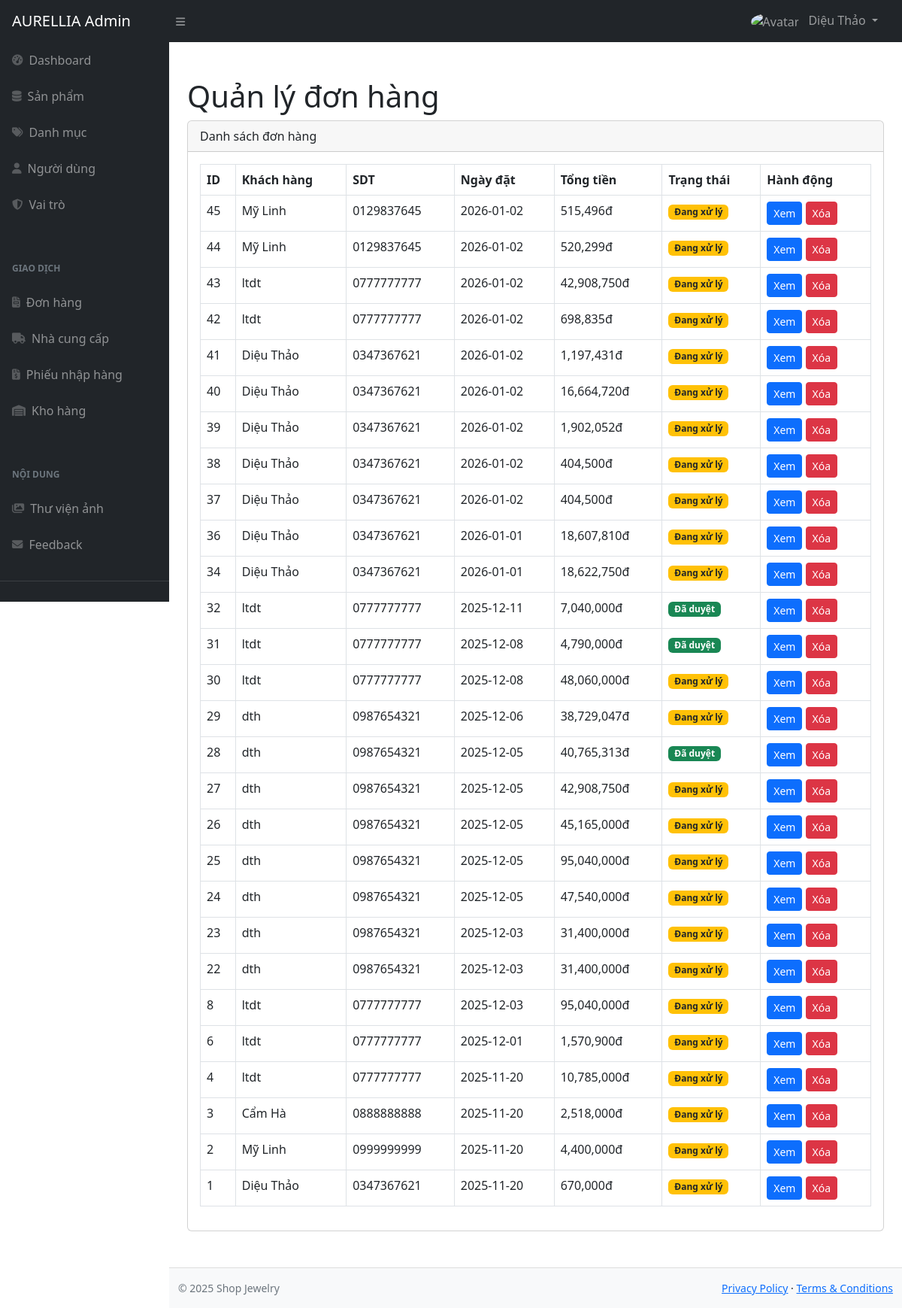
Page /admin/index.php?act=order (signed in) on the committed database.
### tables this page shows
CREATE TABLE `order` (
  `id` int(11) NOT NULL,
  `fullname` varchar(255) NOT NULL,
  `email` varchar(255) DEFAULT NULL,
  `phone_number` varchar(255) NOT NULL,
  `address` varchar(255) NOT NULL,
  `note` varchar(255) DEFAULT NULL,
  `order_date` date DEFAULT NULL,
  `status` int(11) DEFAULT NULL,
  `total_money` int(11) DEFAULT NULL,
  `user_id` int(11) DEFAULT NULL,
  `payment_method` varchar(20) DEFAULT NULL,
  `trans_id` varchar(50) DEFAULT NULL,
  `isDeleted` int(11) DEFAULT NULL
);

### admin/controllers/OrderController.php (called while the page is built, shortened)
<?php
require "models/OrderModel.php";
class OrderController {
    private $model;
    function __construct($db) {
        $this->model = new OrderModel($db);
    }
    function index() {
        $orders = $this->model->getAll();
        include "layouts/main.php";
    }
}

### admin/models/OrderModel.php (called while the page is built, shortened)
<?php
class OrderModel {
    private $conn;
    function __construct($db) {
        $this->conn = $db;
    }
    function getAll() {
        $sql = "SELECT o.*, u.fullname as user_name
                FROM `order` o
                LEFT JOIN `user` u ON o.user_id = u.id
                WHERE o.isDeleted = 0
                ORDER BY o.id DESC";
        return $this->conn->query($sql);
    }
}

### admin/views/order/list.php (the view)
<h1 class="mt-4">Quản lý đơn hàng</h1>
<div class="card mb-4">
    <div class="card-header">Danh sách đơn hàng</div>
    <div class="card-body">
        <table class="table table-bordered table-hover">
            <thead>
                <tr>
                    <th>ID</th>
                    <th>Khách hàng</th>
                    <th>SDT</th>
                    <th>Ngày đặt</th>
                    <th>Tổng tiền</th>
                    <th>Trạng thái</th>
                    <th>Hành động</th>
                </tr>
            </thead>
            <tbody>
                <?php while($o = $orders->fetch_assoc()) { ?>
                <tr style="cursor:pointer" onclick="window.location='index.php?act=order-detail&id=<?= $o['id'] ?>'">
                    <td><?= $o['id'] ?></td>
                    <td><?= htmlspecialchars($o['fullname'] ?: $o['user_name']) ?></td>
                    <td><?= htmlspecialchars($o['phone_number']) ?></td>
                    <td><?= $o['order_date'] ?></td>
                    <td><?= number_format($o['total_money']) ?>đ</td>
                    <td>
                        <?php if ($o['status'] == 0) { ?>
                            <span class="badge bg-warning text-dark">Đang xử lý</span>
                        <?php } else { ?>
                            <span class="badge bg-success">Đã duyệt</span>
                        <?php } ?>
                    </td>
                    <td>
                        <a href="index.php?act=order-detail&id=<?= $o['id'] ?>" class="btn btn-sm btn-primary">Xem</a>
                        <a href="index.php?act=order-delete&id=<?= $o['id'] ?>"
                           class="btn btn-sm btn-danger"
                           onclick="event.stopPropagation(); return confirm('Xóa đơn hàng?')">Xóa</a>
                    </td>
                </tr>
                <?php } ?>
            </tbody>
        </table>
    </div>
</div>

### rows in the picture
order: id "45", fullname "Mỹ Linh", phone_number "0129837645", order_date "2026-01-02", total_money "515,496", status "Đang xử lý"
order: id "44", fullname "Mỹ Linh", phone_number "0129837645", order_date "2026-01-02", total_money "520,299", status "Đang xử lý"
order: id "43", fullname "ltdt", phone_number "0777777777", order_date "2026-01-02", total_money "42,908,750", status "Đang xử lý"
order: id "42", fullname "ltdt", phone_number "0777777777", order_date "2026-01-02", total_money "698,835", status "Đang xử lý"
order: id "41", fullname "Diệu Thảo", phone_number "0347367621", order_date "2026-01-02", total_money "1,197,431", status "Đang xử lý"
order: id "40", fullname "Diệu Thảo", phone_number "0347367621", order_date "2026-01-02", total_money "16,664,720", status "Đang xử lý"
order: id "39", fullname "Diệu Thảo", phone_number "0347367621", order_date "2026-01-02", total_money "1,902,052", status "Đang xử lý"
order: id "38", fullname "Diệu Thảo", phone_number "0347367621", order_date "2026-01-02", total_money "404,500", status "Đang xử lý"
order: id "37", fullname "Diệu Thảo", phone_number "0347367621", order_date "2026-01-02", total_money "404,500", status "Đang xử lý"
order: id "36", fullname "Diệu Thảo", phone_number "0347367621", order_date "2026-01-01", total_money "18,607,810", status "Đang xử lý"
order: id "34", fullname "Diệu Thảo", phone_number "0347367621", order_date "2026-01-01", total_money "18,622,750", status "Đang xử lý"
order: id "32", fullname "ltdt", phone_number "0777777777", order_date "2025-12-11", total_money "7,040,000", status "Đã duyệt"
order: id "31", fullname "ltdt", phone_number "0777777777", order_date "2025-12-08", total_money "4,790,000", status "Đã duyệt"
order: id "30", fullname "ltdt", phone_number "0777777777", order_date "2025-12-08", total_money "48,060,000", status "Đang xử lý"
order: id "29", fullname "dth", phone_number "0987654321", order_date "2025-12-06", total_money "38,729,047", status "Đang xử lý"
order: id "28", fullname "dth", phone_number "0987654321", order_date "2025-12-05", total_money "40,765,313", status "Đã duyệt"
order: id "27", fullname "dth", phone_number "0987654321", order_date "2025-12-05", total_money "42,908,750", status "Đang xử lý"
order: id "26", fullname "dth", phone_number "0987654321", order_date "2025-12-05", total_money "45,165,000", status "Đang xử lý"
order: id "25", fullname "dth", phone_number "0987654321", order_date "2025-12-05", total_money "95,040,000", status "Đang xử lý"
order: id "24", fullname "dth", phone_number "0987654321", order_date "2025-12-05", total_money "47,540,000", status "Đang xử lý"
order: id "23", fullname "dth", phone_number "0987654321", order_date "2025-12-03", total_money "31,400,000", status "Đang xử lý"
order: id "22", fullname "dth", phone_number "0987654321", order_date "2025-12-03", total_money "31,400,000", status "Đang xử lý"
order: id "8", fullname "ltdt", phone_number "0777777777", order_date "2025-12-03", total_money "95,040,000", status "Đang xử lý"
order: id "6", fullname "ltdt", phone_number "0777777777", order_date "2025-12-01", total_money "1,570,900", status "Đang xử lý"
order: id "4", fullname "ltdt", phone_number "0777777777", order_date "2025-11-20", total_money "10,785,000", status "Đang xử lý"
order: id "3", fullname "Cẩm Hà", phone_number "0888888888", order_date "2025-11-20", total_money "2,518,000", status "Đang xử lý"
order: id "2", fullname "Mỹ Linh", phone_number "0999999999", order_date "2025-11-20", total_money "4,400,000", status "Đang xử lý"
order: id "1", fullname "Diệu Thảo", phone_number "0347367621", order_date "2025-11-20", total_money "670,000", status "Đang xử lý"

### other values in the picture
$adminName "Diệu Thảo"
